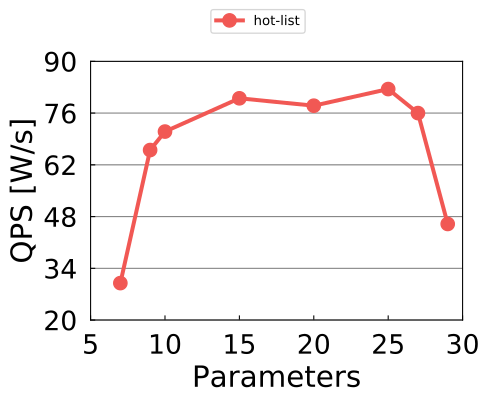

Recreate this plot in Python.
from common import *

# example for reading csv file
def ReadFile():
  parameters = []
  standards = []
  cdfs = []
  bounds = []
  partitions = []
  with open('h.csv') as csvfile:
    rows = csv.reader(csvfile, delimiter = ',')
    
    count = 0
    for row in rows:
      parameters.append(int(row[0]))
      partitions.append(float(row[1]))

  lines = [partitions]
  return parameters, lines

# draw a line chart
def DrawFigure(x_values, y_values, legend_labels, x_label, y_label, x_min, x_max, y_min, y_max, folder, filename, allow_legend, color_map = COLOR_MAP):

  assert(len(legend_labels) >= len(y_values))

  # you may change the figure size on your own.
  fig = plt.figure(figsize=(5,3.5))
  ax = fig.add_subplot(111)

  lines = [None] * (len(y_values))
  for i in range(len(y_values)):
    lines[i], = ax.plot(x_values, y_values[i], color=color_map[i], \
                linewidth=LINE_WIDTH, marker=MARKERS[i], \
                markersize=MARKER_SIZE, label=legend_labels[i])

  # sometimes you may not want to draw legends.
  if allow_legend == True:
    ax.legend(lines, legend_labels, prop=LEGEND_FP, 
                     loc='upper center', ncol=4, bbox_to_anchor=(0.45, 1.2), shadow=False,
                     frameon=True, borderaxespad=0.0, handlelength=2, labelspacing=0.2)

  plt.xticks(x_values)
  # you may control the limits on your own.
  plt.xlim(x_min, x_max)
  plt.ylim(y_min, y_max)

  ax.grid(axis='y',color='gray')
  #ax.set_xscale('log',basex=2)
  ax.yaxis.set_major_locator(LinearLocator(6))
  ax.xaxis.set_major_locator(LinearLocator(6))
  
  ax.get_xaxis().set_tick_params(direction='in', pad=10)
  ax.get_yaxis().set_tick_params(direction='in', pad=10)
  
  plt.xlabel(x_label, fontproperties=LABEL_FP)
  plt.ylabel(y_label, fontproperties=LABEL_FP)
  
  size = fig.get_size_inches()
  dpi = fig.get_dpi()

  if not os.path.exists(folder):
    os.makedirs(folder)
  
  plt.savefig(folder + "/" + filename + ".svg", bbox_inches='tight', format='svg')


if __name__ == "__main__":

  figure_folder='./'

  # draw line chart
  legend_labels = ['hot-list']
  parameters, lines = ReadFile()

  DrawFigure(parameters, lines, legend_labels, 'Parameters', 'QPS [W/s]', 5, 30
, 20, 90, figure_folder, 'h', True)
